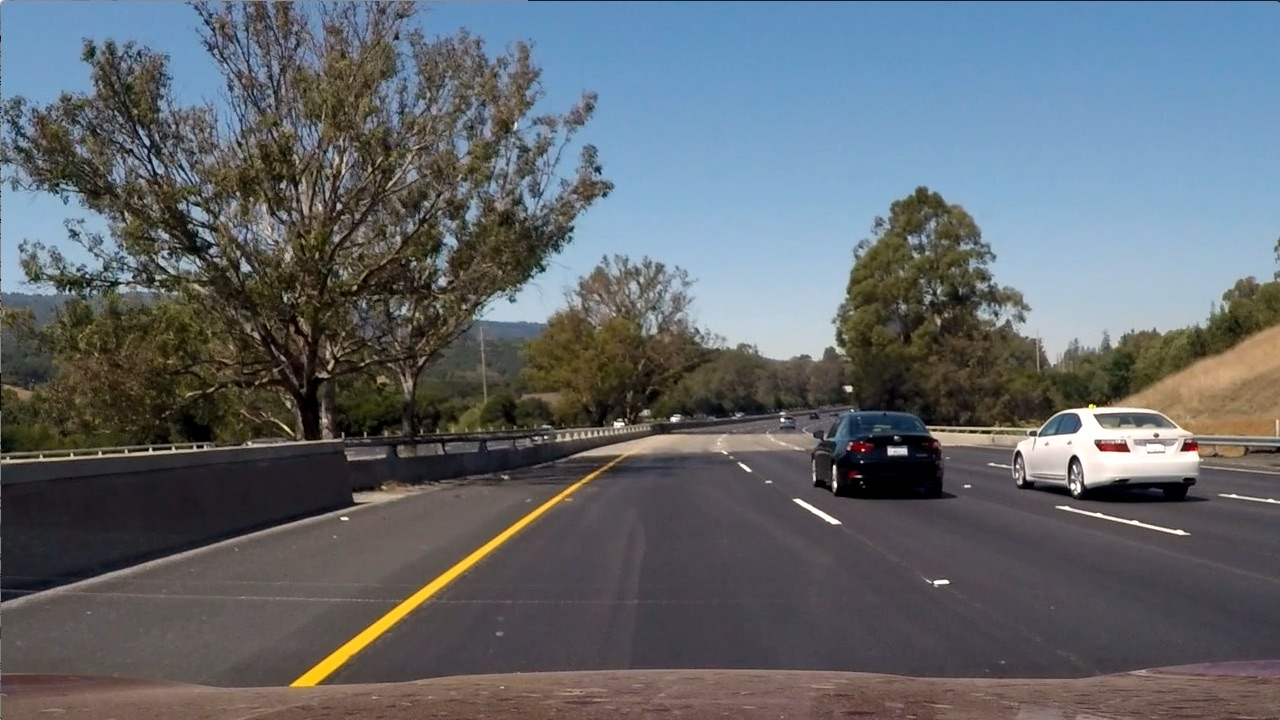
#> input picture test6.jpg, 1280 x 720 px
$ jupyter execute --allow-errors Untitled1.ipynb   (shell and % lines are left out)   (older library calls are emulated)
#> lines starting #> are read from the running program, lines starting #| are printed output that depends on the picture
[cell 1]
#importing Required Libraries to run code
import glob
import cv2 as cv2
import numpy as np
import matplotlib.pyplot as plt
import random
from skimage.feature import hog

[cell 2]
#reading image paths with glob
animal_image_arr = glob.glob("Animal/*/*.png")
#plt.imshow(animal_image_arr)
# read images and append to list
animal_images_original=[]
for imagePath in animal_image_arr:
    readImage=cv2.imread(imagePath)
    rgbImage = cv2.cvtColor(readImage, cv2.COLOR_BGR2RGB)
    animal_images_original.append(rgbImage)

print('Reading of animal Images Done')

non_animal_image_arr = glob.glob("NonAnimal/*/*.png")


non_animal_images_original=[]
for imagePath in non_animal_image_arr:
    readImage=cv2.imread(imagePath)
    rgbImage = cv2.cvtColor(readImage, cv2.COLOR_BGR2RGB)
    non_animal_images_original.append(rgbImage)

print("Reading of Non animal Images Done")

print("No of animal Images Loaded -"+ str(len(animal_image_arr)))
print("No of Non-animal Images Loaded -"+ str(len(non_animal_images_original)))

[cell 3]
# Visualizing the Vehicle and Non Vehicle Images

f, axes = plt.subplots(4,2, figsize=(10,10))
plt.subplots_adjust(hspace=0.5)

#> (the rest of this cell did not finish here and is left out)

[cell 4]
### Extract Color Space

#creating a Histogram
# [13 lines left out: functions ExtractColorHistogram, FindBinCenter, not called in this run]

#Extracting Color Features from bin lengths
def ExtractColorFeatures(zero_channel, first_channel, second_channel):
    return np.concatenate((zero_channel[0], first_channel[0], second_channel[0]))

[cell 5]
# Checking Color Features for Vehicles

f, axes= plt.subplots(4,5, figsize=(20,10))
f.subplots_adjust(hspace=0.5)

#> (the rest of this cell did not finish here and is left out)

[cell 6]
# Checking Color Features for Non Vehicles

f, axes= plt.subplots(4,5, figsize=(20,10))
f.subplots_adjust(hspace=0.5)

#> (the rest of this cell did not finish here and is left out)

[cell 7]
#Resizing Image to extract features, so as to reduce the feature vector size
def SpatialBinningFeatures(image,size):
    image= cv2.resize(image,size)
    return image.ravel()

#> (a cell that did not finish here is left out)

[cell 9]
# General method to extact the HOG of the image

def GetFeaturesFromHog(image,orient,cellsPerBlock,pixelsPerCell, visualise= False, feature_vector_flag=True):
    if(visualise==True):
        hog_features, hog_image = hog(image, orientations=orient,
                          pixels_per_cell=(pixelsPerCell, pixelsPerCell),
                          cells_per_block=(cellsPerBlock, cellsPerBlock),
                          visualise=True, feature_vector=feature_vector_flag)
        return hog_features, hog_image
    else:
        hog_features = hog(image, orientations=orient,
                          pixels_per_cell=(pixelsPerCell, pixelsPerCell),
                          cells_per_block=(cellsPerBlock, cellsPerBlock),
                          visualise=False, feature_vector=feature_vector_flag)
        return hog_features

#> (a cell that did not finish here is left out)

[cell 11]
#Convert Image Color Space. Note the colorspace parameter is like cv2.COLOR_RGB2YUV
def ConvertImageColorspace(image, colorspace):
    return cv2.cvtColor(image, colorspace)

[cell 12]
# Method to extract the features based on the choices as available in step 2

def ExtractFeatures(images,orientation,cellsPerBlock,pixelsPerCell, convertColorspace=False):
#> called with orientation = 9, cellsPerBlock = 2, pixelsPerCell = 16, convertColorspace = True
    featureList=[]
    imageList=[]
    for image in images:
        if(convertColorspace==True):
            image= cv2.cvtColor(image, cv2.COLOR_RGB2YUV)
        local_features_1=GetFeaturesFromHog(image[:,:,0],orientation,cellsPerBlock,pixelsPerCell, False, True)
        local_features_2=GetFeaturesFromHog(image[:,:,1],orientation,cellsPerBlock,pixelsPerCell, False, True)
        local_features_3=GetFeaturesFromHog(image[:,:,2],orientation,cellsPerBlock,pixelsPerCell, False, True)
        x=np.hstack((local_features_1,local_features_2,local_features_3))
        featureList.append(x)
    return featureList

[cell 13]

orientations=9
cellsPerBlock=2
pixelsPerBlock=16
convertColorSpace=True
animalFeatures= ExtractFeatures(animal_images_original,orientations,cellsPerBlock,pixelsPerBlock, convertColorSpace)
nonAnimalFeatures= ExtractFeatures(non_animal_images_original,orientations,cellsPerBlock,pixelsPerBlock, convertColorSpace)

[cell 14]
featuresList= np.vstack([animalFeatures, nonAnimalFeatures])
print("Shape of features list is ", featuresList.shape)
labelList= np.concatenate([np.ones(len(animalFeatures)), np.zeros(len(nonAnimalFeatures))])
print("Shape of label list is ", labelList.shape)

[cell 15]
# train test split of data

from sklearn.model_selection import train_test_split

#> (the rest of this cell did not finish here and is left out)

[cell 16]
# normalization and scaling

from sklearn.preprocessing import StandardScaler

scaler= StandardScaler()
#> (the rest of this cell did not finish here and is left out)

[cell 17]

# Train a Linear SVM classifer
from sklearn.svm import LinearSVC
classifier1= LinearSVC()
#> (the rest of this cell did not finish here and is left out)

[cell 18]
# function to draw sliding Windows

import matplotlib.image as mpimg

# [14 lines left out: function draw_boxes, not called in this run]

[cell 19]
# function to find the windows on which we are going to run the classifier

def slide_window(img, x_start_stop=[None, None], y_start_stop=[None, None],
                    xy_window=(64, 64), xy_overlap=(0.9, 0.9)):

    if x_start_stop[0] == None:
        x_start_stop[0]=0
    if x_start_stop[1] == None:
        x_start_stop[1]=img.shape[1]
    if y_start_stop[0] ==  None:
        y_start_stop[0]= 0
    if y_start_stop[1] ==  None:
        y_start_stop[1]=img.shape[0]


    window_list = []
    image_width_x= x_start_stop[1] - x_start_stop[0]
    image_width_y= y_start_stop[1] - y_start_stop[0]

    windows_x = np.int( 1 + (image_width_x - xy_window[0])/(xy_window[0] * xy_overlap[0]))
    windows_y = np.int( 1 + (image_width_y - xy_window[1])/(xy_window[1] * xy_overlap[1]))

    modified_window_size= xy_window
    for i in range(0,windows_y):
        y_start = y_start_stop[0] + np.int( i * modified_window_size[1] * xy_overlap[1])
        for j in range(0,windows_x):
            x_start = x_start_stop[0] + np.int( j * modified_window_size[0] * xy_overlap[0])

            x1 = np.int( x_start +  modified_window_size[0])
            y1= np.int( y_start + modified_window_size[1])
            window_list.append(((x_start,y_start),(x1,y1)))
    return window_list

[cell 20]
# From Refined Windows we mean that the windows where the classifier predicts the output to be a car

def DrawCars(image,windows, converColorspace=False):
    refinedWindows=[]
    for window in windows:

        start= window[0]
        end= window[1]
        clippedImage=image[start[1]:end[1], start[0]:end[0]]

        if(clippedImage.shape[1] == clippedImage.shape[0] and clippedImage.shape[1]!=0):

            clippedImage=cv2.resize(clippedImage, (64,64))

            f1=ExtractFeatures([clippedImage], 9 , 2 , 16,converColorspace)

            predictedOutput=classifier1.predict([f1[0]])
            if(predictedOutput==1):
                refinedWindows.append(window)

    return refinedWindows

[cell 21]
# trying out SubSampling using HOG but not able to go through as feature size is not the same.

# [25 lines left out: function DrawCarsOptimised, not called in this run]

[cell 22]
#testing our functions of slide_window and draw window. Defining here dummy windows

image = mpimg.imread('test6.jpg')
#> image is the input picture: shape (720, 1280, 3); mean R, G, B 97, 102.6, 107.9

windows1 = slide_window(image, x_start_stop=[0, 1280], y_start_stop=[400,464],
                    xy_window=(64,64), xy_overlap=(0.15, 0.15))
#> windows1 = 127 items
windows4 = slide_window(image, x_start_stop=[0, 1280], y_start_stop=[400,480],
                    xy_window=(80,80), xy_overlap=(0.2, 0.2))
#> windows4 = 76 items
windows2 = slide_window(image, x_start_stop=[0, 1280], y_start_stop=[400,612],
                    xy_window=(96,96), xy_overlap=(0.3, 0.3))
#> windows2 = 210 items
windows3 = slide_window(image, x_start_stop=[0, 1280], y_start_stop=[400,660],
                    xy_window=(128,128), xy_overlap=(0.5, 0.5))
#> windows3 = 57 items


windows = windows1 + windows2 +  windows3 + windows4
#> windows = 470 items
print("Total No of windows are ",len(windows))
#| Total No of windows are  470
#> (the rest of this cell did not finish here and is left out)

#> the loop in DrawCars, `for window in windows: ` made 1 pass
#> (start, end) on pass 1: ((0, 400), (64, 464))
#> pass 1, in DrawCars, `clippedImage=image[start[1]:end[1], start[0]:end[0]]`:
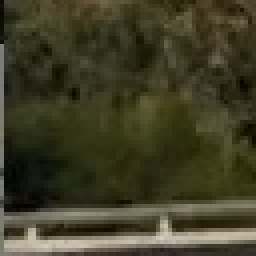
#> clippedImage: shape (64, 64, 3) (shown 4 times larger); mean R, G, B 63.8, 61.5, 38.4
#> after the loop in DrawCars, `for window in windows:`: refinedWindows = []


f,axes= plt.subplots(2,1, figsize=(30,15))

window_img = draw_boxes(image, windows)

axes[0].imshow(window_img)
axes[0].set_title("Window Coverage")

window_img = draw_boxes(image, refinedWindows)

axes[1].set_title("Test Image with Refined Sliding Windows")
axes[1].imshow(window_img)


$ run again, with test3.jpg copied over test6.jpg
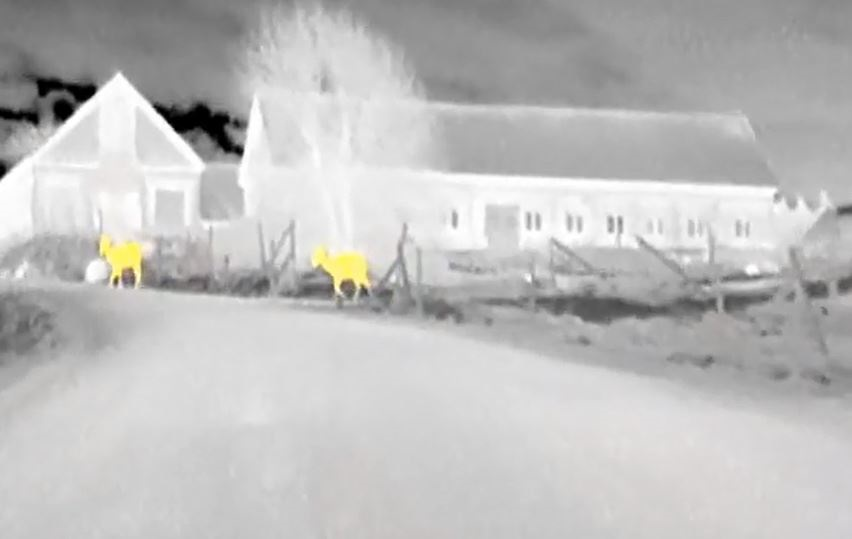
#> input picture test3.jpg, 852 x 539 px
#> image is the input picture: shape (539, 852, 3); mean R, G, B 190.7, 190.3, 189.5
#> windows1 = 127 items
#> windows4 = 76 items
#> windows2 = 210 items
#> windows3 = 57 items
#> windows = 470 items
#| Total No of windows are  470
#> the loop in DrawCars, `for window in windows: ` made 1 pass
#> (start, end) on pass 1: ((0, 400), (64, 464))
#> pass 1, in DrawCars, `clippedImage=image[start[1]:end[1], start[0]:end[0]]`:
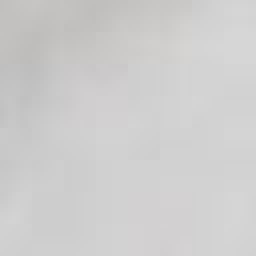
#> clippedImage: shape (64, 64, 3) (shown 4 times larger); mean R, G, B 205.8, 205.4, 205.1
#> after the loop in DrawCars, `for window in windows:`: refinedWindows = []

$ run again, with test4.JPG copied over test6.jpg
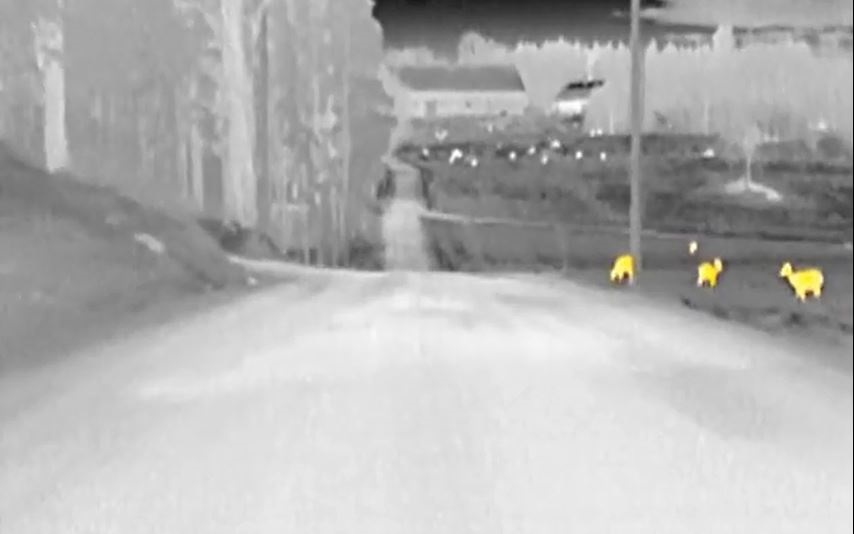
#> input picture test4.JPG, 854 x 534 px
#> image is the input picture: shape (534, 854, 3); mean R, G, B 177.8, 177.7, 177.2
#> windows1 = 127 items
#> windows4 = 76 items
#> windows2 = 210 items
#> windows3 = 57 items
#> windows = 470 items
#| Total No of windows are  470
#> the loop in DrawCars, `for window in windows: ` made 1 pass
#> (start, end) on pass 1: ((0, 400), (64, 464))
#> pass 1, in DrawCars, `clippedImage=image[start[1]:end[1], start[0]:end[0]]`:
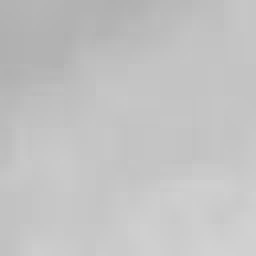
#> clippedImage: shape (64, 64, 3) (shown 4 times larger); min 176, max 209, mean 194.4
#> after the loop in DrawCars, `for window in windows:`: refinedWindows = []
